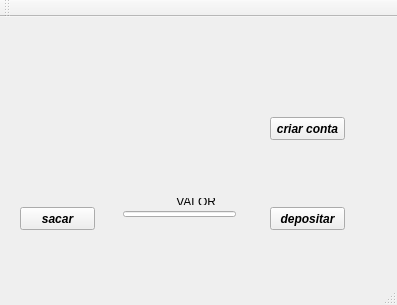
<?xml version="1.0" encoding="UTF-8"?>
<ui version="4.0">
 <class>MainWindow</class>
 <widget class="QMainWindow" name="MainWindow">
  <property name="geometry">
   <rect>
    <x>0</x>
    <y>0</y>
    <width>397</width>
    <height>305</height>
   </rect>
  </property>
  <property name="windowTitle">
   <string>PROJETO CONTA POUPANÇA</string>
  </property>
  <widget class="QWidget" name="centralWidget">
   <widget class="QPushButton" name="pushButton">
    <property name="geometry">
     <rect>
      <x>270</x>
      <y>100</y>
      <width>75</width>
      <height>23</height>
     </rect>
    </property>
    <property name="font">
     <font>
      <family>Arial</family>
      <pointsize>9</pointsize>
      <weight>75</weight>
      <italic>true</italic>
      <bold>true</bold>
     </font>
    </property>
    <property name="text">
     <string>criar conta</string>
    </property>
   </widget>
   <widget class="QPushButton" name="pushButtonSacar">
    <property name="geometry">
     <rect>
      <x>20</x>
      <y>190</y>
      <width>75</width>
      <height>23</height>
     </rect>
    </property>
    <property name="font">
     <font>
      <family>Arial</family>
      <pointsize>9</pointsize>
      <weight>75</weight>
      <italic>true</italic>
      <bold>true</bold>
     </font>
    </property>
    <property name="text">
     <string>sacar</string>
    </property>
   </widget>
   <widget class="QPushButton" name="pushButtonDepositar">
    <property name="geometry">
     <rect>
      <x>270</x>
      <y>190</y>
      <width>75</width>
      <height>23</height>
     </rect>
    </property>
    <property name="font">
     <font>
      <family>Arial</family>
      <pointsize>9</pointsize>
      <weight>75</weight>
      <italic>true</italic>
      <bold>true</bold>
     </font>
    </property>
    <property name="text">
     <string>depositar</string>
    </property>
   </widget>
   <widget class="QWidget" name="layoutWidget">
    <property name="geometry">
     <rect>
      <x>10</x>
      <y>30</y>
      <width>341</width>
      <height>22</height>
     </rect>
    </property>
    <layout class="QHBoxLayout" name="horizontalLayout">
     <item>
      <widget class="QLabel" name="label">
       <property name="text">
        <string>NOME:</string>
       </property>
      </widget>
     </item>
     <item>
      <widget class="QLineEdit" name="lineEditNome"/>
     </item>
    </layout>
   </widget>
   <widget class="QWidget" name="layoutWidget">
    <property name="geometry">
     <rect>
      <x>10</x>
      <y>60</y>
      <width>243</width>
      <height>22</height>
     </rect>
    </property>
    <layout class="QHBoxLayout" name="horizontalLayout_2">
     <item>
      <widget class="QLabel" name="label_2">
       <property name="text">
        <string>NÚMERO DA CONTA:</string>
       </property>
      </widget>
     </item>
     <item>
      <widget class="QLineEdit" name="lineEditNumConta"/>
     </item>
    </layout>
   </widget>
   <widget class="QWidget" name="layoutWidget">
    <property name="geometry">
     <rect>
      <x>10</x>
      <y>90</y>
      <width>190</width>
      <height>22</height>
     </rect>
    </property>
    <layout class="QHBoxLayout" name="horizontalLayout_3">
     <item>
      <widget class="QLabel" name="label_3">
       <property name="text">
        <string>AGÊNCIA:</string>
       </property>
      </widget>
     </item>
     <item>
      <widget class="QLineEdit" name="lineEditAgencia"/>
     </item>
    </layout>
   </widget>
   <widget class="QWidget" name="layoutWidget">
    <property name="geometry">
     <rect>
      <x>10</x>
      <y>120</y>
      <width>178</width>
      <height>22</height>
     </rect>
    </property>
    <layout class="QHBoxLayout" name="horizontalLayout_4">
     <item>
      <widget class="QLabel" name="label_4">
       <property name="text">
        <string>SALDO:</string>
       </property>
      </widget>
     </item>
     <item>
      <widget class="QLineEdit" name="lineEditSaldo"/>
     </item>
    </layout>
   </widget>
   <widget class="QWidget" name="">
    <property name="geometry">
     <rect>
      <x>112</x>
      <y>170</y>
      <width>135</width>
      <height>41</height>
     </rect>
    </property>
    <layout class="QVBoxLayout" name="verticalLayout">
     <item>
      <widget class="QLabel" name="label_5">
       <property name="text">
        <string>                VALOR</string>
       </property>
      </widget>
     </item>
     <item>
      <widget class="QLineEdit" name="lineEditValor"/>
     </item>
    </layout>
   </widget>
  </widget>
  <widget class="QMenuBar" name="menuBar">
   <property name="geometry">
    <rect>
     <x>0</x>
     <y>0</y>
     <width>397</width>
     <height>21</height>
    </rect>
   </property>
  </widget>
  <widget class="QToolBar" name="mainToolBar">
   <attribute name="toolBarArea">
    <enum>TopToolBarArea</enum>
   </attribute>
   <attribute name="toolBarBreak">
    <bool>false</bool>
   </attribute>
  </widget>
  <widget class="QStatusBar" name="statusBar"/>
 </widget>
 <layoutdefault spacing="6" margin="11"/>
 <resources/>
 <connections/>
</ui>
